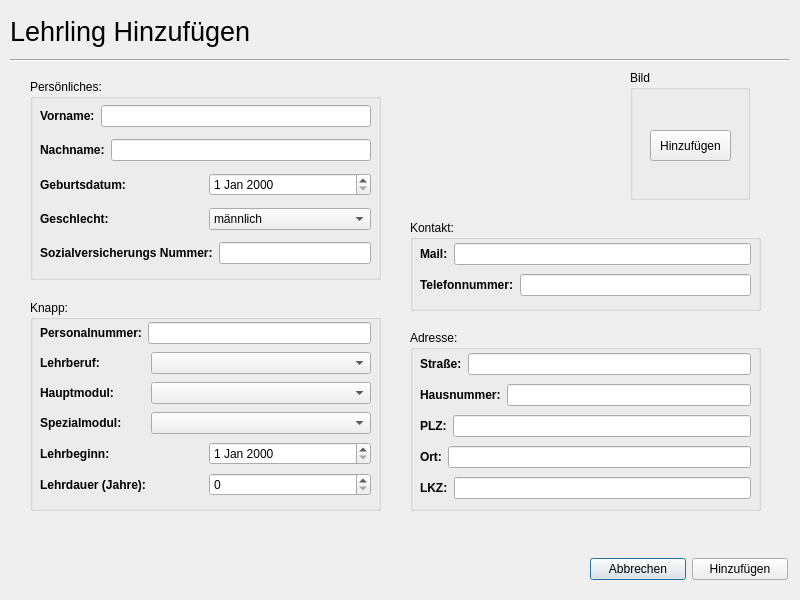
<?xml version="1.0" encoding="UTF-8"?>
<ui version="4.0">
 <class>ApprenticeAdd</class>
 <widget class="QDialog" name="ApprenticeAdd">
  <property name="geometry">
   <rect>
    <x>0</x>
    <y>0</y>
    <width>800</width>
    <height>600</height>
   </rect>
  </property>
  <property name="minimumSize">
   <size>
    <width>210</width>
    <height>0</height>
   </size>
  </property>
  <property name="windowTitle">
   <string>Lehrling hinzufügen</string>
  </property>
  <widget class="QGroupBox" name="groupBox_4">
   <property name="geometry">
    <rect>
     <x>30</x>
     <y>79</y>
     <width>351</width>
     <height>201</height>
    </rect>
   </property>
   <property name="title">
    <string>Persönliches:</string>
   </property>
   <widget class="QWidget" name="horizontalLayoutWidget_13">
    <property name="geometry">
     <rect>
      <x>10</x>
      <y>20</y>
      <width>331</width>
      <height>173</height>
     </rect>
    </property>
    <layout class="QHBoxLayout" name="horizontalLayout_25">
     <item>
      <layout class="QVBoxLayout" name="verticalLayout_7">
       <item>
        <layout class="QHBoxLayout" name="horizontalLayout_29">
         <item>
          <widget class="QLabel" name="label_30">
           <property name="font">
            <font>
             <weight>75</weight>
             <bold>true</bold>
            </font>
           </property>
           <property name="text">
            <string>Vorname:</string>
           </property>
          </widget>
         </item>
         <item>
          <widget class="QLineEdit" name="lineEdit_vorname"/>
         </item>
        </layout>
       </item>
       <item>
        <layout class="QHBoxLayout" name="horizontalLayout_21">
         <item>
          <widget class="QLabel" name="label_28">
           <property name="font">
            <font>
             <weight>75</weight>
             <bold>true</bold>
            </font>
           </property>
           <property name="text">
            <string>Nachname:</string>
           </property>
          </widget>
         </item>
         <item>
          <widget class="QLineEdit" name="lineEdit_nachname"/>
         </item>
        </layout>
       </item>
       <item>
        <layout class="QHBoxLayout" name="horizontalLayout_26">
         <item>
          <widget class="QLabel" name="label_34">
           <property name="font">
            <font>
             <weight>75</weight>
             <bold>true</bold>
            </font>
           </property>
           <property name="text">
            <string>Geburtsdatum:</string>
           </property>
          </widget>
         </item>
         <item>
          <widget class="QDateEdit" name="dateEdit_geburtsdatum"/>
         </item>
        </layout>
       </item>
       <item>
        <layout class="QHBoxLayout" name="horizontalLayout_27">
         <item>
          <widget class="QLabel" name="label_36">
           <property name="font">
            <font>
             <weight>75</weight>
             <bold>true</bold>
            </font>
           </property>
           <property name="text">
            <string>Geschlecht:</string>
           </property>
          </widget>
         </item>
         <item>
          <widget class="QComboBox" name="comboBox_geschlecht">
           <item>
            <property name="text">
             <string>männlich</string>
            </property>
           </item>
           <item>
            <property name="text">
             <string>weiblich</string>
            </property>
           </item>
          </widget>
         </item>
        </layout>
       </item>
       <item>
        <layout class="QHBoxLayout" name="horizontalLayout_2">
         <item>
          <widget class="QLabel" name="label_6">
           <property name="font">
            <font>
             <weight>75</weight>
             <bold>true</bold>
            </font>
           </property>
           <property name="text">
            <string>Sozialversicherungs Nummer:</string>
           </property>
          </widget>
         </item>
         <item>
          <widget class="QLineEdit" name="lineEdit_personalnummer_2">
           <property name="text">
            <string/>
           </property>
          </widget>
         </item>
        </layout>
       </item>
      </layout>
     </item>
    </layout>
   </widget>
  </widget>
  <widget class="QGroupBox" name="groupBox_3">
   <property name="geometry">
    <rect>
     <x>410</x>
     <y>220</y>
     <width>351</width>
     <height>91</height>
    </rect>
   </property>
   <property name="title">
    <string>Kontakt:</string>
   </property>
   <widget class="QWidget" name="horizontalLayoutWidget_10">
    <property name="geometry">
     <rect>
      <x>10</x>
      <y>20</y>
      <width>331</width>
      <height>59</height>
     </rect>
    </property>
    <layout class="QHBoxLayout" name="horizontalLayout_16">
     <item>
      <layout class="QVBoxLayout" name="verticalLayout_4">
       <item>
        <layout class="QHBoxLayout" name="horizontalLayout_17">
         <item>
          <widget class="QLabel" name="label_25">
           <property name="font">
            <font>
             <weight>75</weight>
             <bold>true</bold>
            </font>
           </property>
           <property name="text">
            <string>Mail:</string>
           </property>
          </widget>
         </item>
         <item>
          <widget class="QLineEdit" name="lineEdit_mail"/>
         </item>
        </layout>
       </item>
       <item>
        <layout class="QHBoxLayout" name="horizontalLayout_18">
         <item>
          <widget class="QLabel" name="label_27">
           <property name="font">
            <font>
             <weight>75</weight>
             <bold>true</bold>
            </font>
           </property>
           <property name="text">
            <string>Telefonnummer:</string>
           </property>
          </widget>
         </item>
         <item>
          <widget class="QLineEdit" name="lineEdit_telefonnummer"/>
         </item>
        </layout>
       </item>
      </layout>
     </item>
    </layout>
   </widget>
  </widget>
  <widget class="Line" name="line">
   <property name="geometry">
    <rect>
     <x>10</x>
     <y>59</y>
     <width>779</width>
     <height>3</height>
    </rect>
   </property>
   <property name="orientation">
    <enum>Qt::Horizontal</enum>
   </property>
  </widget>
  <widget class="QWidget" name="horizontalLayoutWidget_3">
   <property name="geometry">
    <rect>
     <x>590</x>
     <y>549</y>
     <width>198</width>
     <height>41</height>
    </rect>
   </property>
   <layout class="QHBoxLayout" name="horizontalLayout">
    <item>
     <widget class="QPushButton" name="pushButton_abbrechen">
      <property name="text">
       <string>Abbrechen</string>
      </property>
     </widget>
    </item>
    <item>
     <widget class="QPushButton" name="pushButton_hinzufuegen">
      <property name="font">
       <font>
        <stylestrategy>PreferDefault</stylestrategy>
       </font>
      </property>
      <property name="contextMenuPolicy">
       <enum>Qt::DefaultContextMenu</enum>
      </property>
      <property name="layoutDirection">
       <enum>Qt::RightToLeft</enum>
      </property>
      <property name="text">
       <string>Hinzufügen</string>
      </property>
     </widget>
    </item>
   </layout>
  </widget>
  <widget class="QGroupBox" name="groupBox">
   <property name="geometry">
    <rect>
     <x>30</x>
     <y>300</y>
     <width>351</width>
     <height>211</height>
    </rect>
   </property>
   <property name="title">
    <string>Knapp:</string>
   </property>
   <widget class="QWidget" name="horizontalLayoutWidget_2">
    <property name="geometry">
     <rect>
      <x>10</x>
      <y>20</y>
      <width>331</width>
      <height>183</height>
     </rect>
    </property>
    <layout class="QHBoxLayout" name="horizontalLayout_4">
     <item>
      <layout class="QVBoxLayout" name="verticalLayout_2">
       <item>
        <layout class="QHBoxLayout" name="horizontalLayout_5">
         <item>
          <widget class="QLabel" name="label_4">
           <property name="font">
            <font>
             <weight>75</weight>
             <bold>true</bold>
            </font>
           </property>
           <property name="text">
            <string>Personalnummer:</string>
           </property>
          </widget>
         </item>
         <item>
          <widget class="QLineEdit" name="lineEdit_personalnummer"/>
         </item>
        </layout>
       </item>
       <item>
        <layout class="QHBoxLayout" name="horizontalLayout_6">
         <item>
          <widget class="QLabel" name="label_5">
           <property name="font">
            <font>
             <weight>75</weight>
             <bold>true</bold>
            </font>
           </property>
           <property name="text">
            <string>Lehrberuf:</string>
           </property>
          </widget>
         </item>
         <item>
          <widget class="QComboBox" name="comboBox_lehrberuf">
           <property name="minimumSize">
            <size>
             <width>220</width>
             <height>0</height>
            </size>
           </property>
          </widget>
         </item>
        </layout>
       </item>
       <item>
        <layout class="QHBoxLayout" name="horizontalLayout_7">
         <item>
          <widget class="QLabel" name="label_7">
           <property name="font">
            <font>
             <weight>75</weight>
             <bold>true</bold>
            </font>
           </property>
           <property name="text">
            <string>Hauptmodul:</string>
           </property>
          </widget>
         </item>
         <item>
          <widget class="QComboBox" name="comboBox_hauptmodul">
           <property name="minimumSize">
            <size>
             <width>220</width>
             <height>0</height>
            </size>
           </property>
          </widget>
         </item>
        </layout>
       </item>
       <item>
        <layout class="QHBoxLayout" name="horizontalLayout_8">
         <item>
          <widget class="QLabel" name="label_9">
           <property name="font">
            <font>
             <weight>75</weight>
             <bold>true</bold>
            </font>
           </property>
           <property name="text">
            <string>Spezialmodul:</string>
           </property>
          </widget>
         </item>
         <item>
          <widget class="QComboBox" name="comboBox_spezialmodul">
           <property name="minimumSize">
            <size>
             <width>220</width>
             <height>0</height>
            </size>
           </property>
          </widget>
         </item>
        </layout>
       </item>
       <item>
        <layout class="QHBoxLayout" name="horizontalLayout_9">
         <item>
          <widget class="QLabel" name="label_11">
           <property name="font">
            <font>
             <weight>75</weight>
             <bold>true</bold>
            </font>
           </property>
           <property name="text">
            <string>Lehrbeginn:</string>
           </property>
          </widget>
         </item>
         <item>
          <widget class="QDateEdit" name="dateEdit_lehrbeginn"/>
         </item>
        </layout>
       </item>
       <item>
        <layout class="QHBoxLayout" name="horizontalLayout_10">
         <item>
          <widget class="QLabel" name="label_13">
           <property name="font">
            <font>
             <weight>75</weight>
             <bold>true</bold>
            </font>
           </property>
           <property name="text">
            <string>Lehrdauer (Jahre):</string>
           </property>
          </widget>
         </item>
         <item>
          <widget class="QSpinBox" name="spinBox_lehrdauer"/>
         </item>
        </layout>
       </item>
      </layout>
     </item>
    </layout>
   </widget>
  </widget>
  <widget class="QGroupBox" name="groupBox_2">
   <property name="geometry">
    <rect>
     <x>410</x>
     <y>330</y>
     <width>351</width>
     <height>181</height>
    </rect>
   </property>
   <property name="title">
    <string>Adresse:</string>
   </property>
   <widget class="QWidget" name="horizontalLayoutWidget_9">
    <property name="geometry">
     <rect>
      <x>10</x>
      <y>20</y>
      <width>331</width>
      <height>152</height>
     </rect>
    </property>
    <layout class="QHBoxLayout" name="horizontalLayout_11">
     <item>
      <layout class="QVBoxLayout" name="verticalLayout_3">
       <item>
        <layout class="QHBoxLayout" name="horizontalLayout_12">
         <item>
          <widget class="QLabel" name="label_15">
           <property name="font">
            <font>
             <weight>75</weight>
             <bold>true</bold>
            </font>
           </property>
           <property name="text">
            <string>Straße:</string>
           </property>
          </widget>
         </item>
         <item>
          <widget class="QLineEdit" name="lineEdit_strasse"/>
         </item>
        </layout>
       </item>
       <item>
        <layout class="QHBoxLayout" name="horizontalLayout_13">
         <item>
          <widget class="QLabel" name="label_17">
           <property name="font">
            <font>
             <weight>75</weight>
             <bold>true</bold>
            </font>
           </property>
           <property name="text">
            <string>Hausnummer:</string>
           </property>
          </widget>
         </item>
         <item>
          <widget class="QLineEdit" name="lineEdit_hausnummer"/>
         </item>
        </layout>
       </item>
       <item>
        <layout class="QHBoxLayout" name="horizontalLayout_14">
         <item>
          <widget class="QLabel" name="label_19">
           <property name="font">
            <font>
             <weight>75</weight>
             <bold>true</bold>
            </font>
           </property>
           <property name="text">
            <string>PLZ:</string>
           </property>
          </widget>
         </item>
         <item>
          <widget class="QLineEdit" name="lineEdit_plz"/>
         </item>
        </layout>
       </item>
       <item>
        <layout class="QHBoxLayout" name="horizontalLayout_15">
         <item>
          <widget class="QLabel" name="label_21">
           <property name="font">
            <font>
             <weight>75</weight>
             <bold>true</bold>
            </font>
           </property>
           <property name="text">
            <string>Ort:</string>
           </property>
          </widget>
         </item>
         <item>
          <widget class="QLineEdit" name="lineEdit_ort"/>
         </item>
        </layout>
       </item>
       <item>
        <layout class="QHBoxLayout" name="horizontalLayout_19">
         <item>
          <widget class="QLabel" name="label_23">
           <property name="font">
            <font>
             <weight>75</weight>
             <bold>true</bold>
            </font>
           </property>
           <property name="text">
            <string>LKZ:</string>
           </property>
          </widget>
         </item>
         <item>
          <widget class="QLineEdit" name="lineEdit_lkz"/>
         </item>
        </layout>
       </item>
      </layout>
     </item>
    </layout>
   </widget>
  </widget>
  <widget class="QWidget" name="horizontalLayoutWidget">
   <property name="geometry">
    <rect>
     <x>10</x>
     <y>10</y>
     <width>779</width>
     <height>42</height>
    </rect>
   </property>
   <layout class="QHBoxLayout" name="horizontalLayout_3">
    <item>
     <widget class="QLabel" name="label">
      <property name="font">
       <font>
        <pointsize>20</pointsize>
       </font>
      </property>
      <property name="text">
       <string>Lehrling Hinzufügen</string>
      </property>
     </widget>
    </item>
   </layout>
  </widget>
  <widget class="QGroupBox" name="groupBox_5">
   <property name="geometry">
    <rect>
     <x>630</x>
     <y>70</y>
     <width>120</width>
     <height>130</height>
    </rect>
   </property>
   <property name="title">
    <string>Bild</string>
   </property>
   <widget class="QLabel" name="label_picture">
    <property name="geometry">
     <rect>
      <x>10</x>
      <y>20</y>
      <width>100</width>
      <height>100</height>
     </rect>
    </property>
    <property name="text">
     <string/>
    </property>
   </widget>
   <widget class="QPushButton" name="pushButton_add_picture">
    <property name="geometry">
     <rect>
      <x>20</x>
      <y>60</y>
      <width>81</width>
      <height>31</height>
     </rect>
    </property>
    <property name="text">
     <string>Hinzufügen</string>
    </property>
   </widget>
  </widget>
 </widget>
 <resources/>
 <connections/>
</ui>
